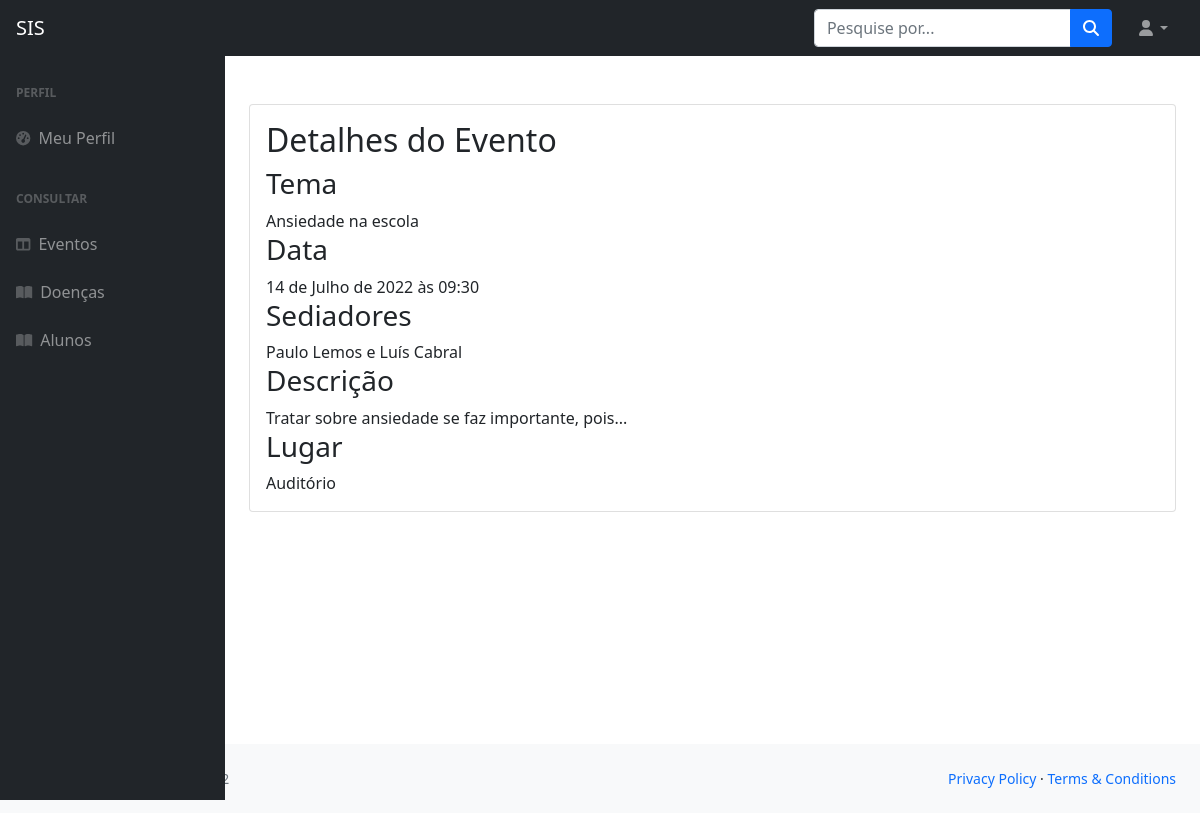
The page /eventos/7/ (signed in) on the database its author committed.
### eventos/models.py (models this page shows)
class Evento(models.Model):
  enfermeiro = models.ForeignKey(Enfermeiro, on_delete=models.SET_NULL, null=True)
  tema = models.CharField(max_length=200)
  descricao = models.TextField()
  data = models.DateTimeField()
  lugar = models.CharField(max_length=100)
  apresentadores = models.CharField(max_length=200)

### eventos/views.py (the view)
# urls.py: path('<int:evento_id>/', views.detail, name='detail'),
@login_required
def detail(request, evento_id):
    evento = Evento.objects.get(pk=evento_id)
    context = {
        'evento': evento
    }
    return render(request, 'eventos/detail.html', context)

### templates/eventos/detail.html
{% extends '_base.html' %}
{% block content %}
<div class="row">
    <div class="col-12">
        <div class="card">
            <div class="card-body">
                <h2 class="card-title">Detalhes do Evento</h2>
                <h3> Tema </h3>
                {{ evento.tema }}
                <h3>Data</h3>
                {{evento.data}}
                <h3>Sediadores</h3>
                {{evento.apresentadores}}
                <h3>Descrição</h3>
                {{evento.descricao}}
                <h3>Lugar</h3>
                {{evento.lugar}}
            </div>
        </div>
    </div>
</div>
{% endblock %}

### rows shown on the page
Evento: tema "Ansiedade na escola", data "14 de Julho de 2022 às 09:30", apresentadores "Paulo Lemos e Luís Cabral", descricao "Tratar sobre ansiedade se faz importante, pois...", lugar "Auditório"
